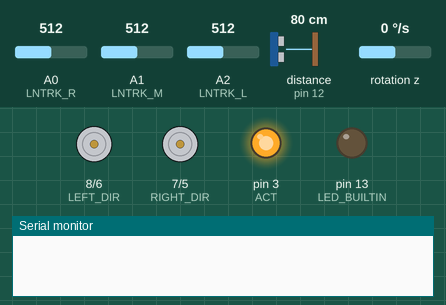
Recording of a sketch running on a simulated Arduino Uno, built with avr-gcc and run on an emulated ATmega328P. On the bench: direction and speed pins drawn as motors (green arrow = direction pin HIGH = forward, orange = LOW = backward, longer = more drive), output pins drawn as LEDs (lit = HIGH), the last lines printed to the serial monitor. The inputs (shaded band) are chosen by the test bench; at power-on: rotation z 0 °/s, distance to the obstacle (sensor on pin 12) 80 cm, A0 (LNTRK_R) = 512, A1 (LNTRK_M) = 512, A2 (LNTRK_L) = 512. The echo pulse lasts 58.3 µs per cm.

Above: at 3.3 s.
3.4 s: rotation z set to -192 °/s
At 6.8 s:
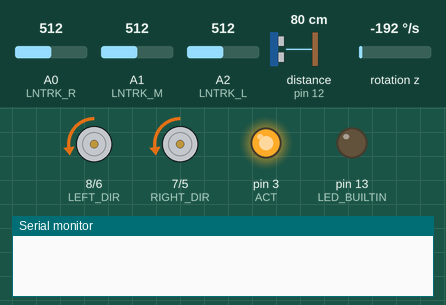
9.2 s: rotation z set to 100 °/s
At 9.8 s:
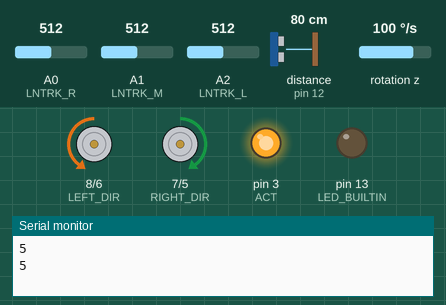
11.4 s: distance to the obstacle (sensor on pin 12) set to 31 cm
12.9 s: distance to the obstacle (sensor on pin 12) set to 26 cm
At 14.1 s:
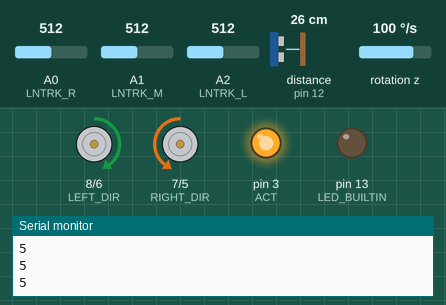
14.4 s: rotation z set to -45 °/s
20.2 s: rotation z set to -50 °/s
At 25.5 s:
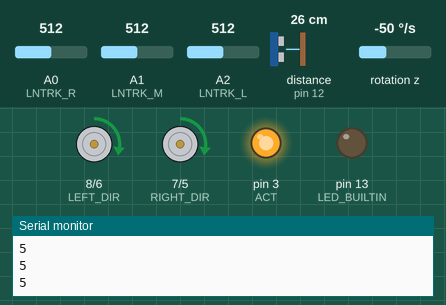
Timing chart, 0 to 27.0 s (numbered marks = the images above; inputs shaded):
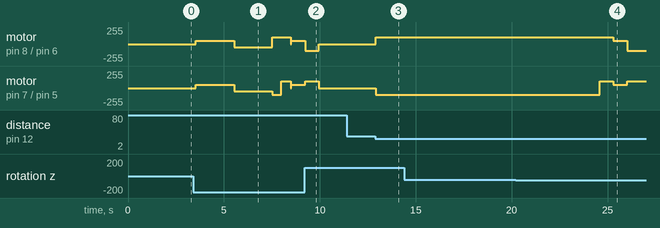

The sketch:

final.ino
```cpp
#include "bbi.hpp"

BBI bbi;
int rotate_increment;
bool turn_right;
int lines = 0;
int moveFwd_ms = 0;

void setup() {

  Serial.begin(9600);
  bbi.power(true); //Power on buqkarus.
  bbi.initMPU(); //Initalise gryoscope.

  rotate_increment = INC_ROT;
  turn_right = true;

  bbi.rotate(-180,COND_ONLINE);
  bbi.trackLine(2000);

  if (bbi.getLntrkMiddle() >= 40) {
      bbi.moveBlind(BASE_SPEED, 2000, BCK);
      bbi.rotate(90);
      bbi.moveBlind(BASE_SPEED,500,FWD);

  }
  bbi.initial_yaw = bbi.getYaw();
  moveFwd_ms = 1000;

}

void loop() {

  //Do not consider the same line bbi previously aligned.
  if (moveFwd_ms > 1000 && bbi.evalCondition(COND_ONLINE)) {
      bbi.adjust();
      bbi.halt();
      lines ++;
      moveFwd_ms = 0;
    }

  //If 4 lines are traversed, stop.
  if (lines == 4) {
    bbi.halt();
    while (1) {
      digitalWrite(LED_BUILTIN, HIGH);
      delay(300);
      digitalWrite(LED_BUILTIN, LOW);
      delay(300);
    }
  }

  Serial.println(bbi.xPos);
  //If object in front
  if (bbi.getSonicDist() < 30) {

    //While object in front.
    while (bbi.getSonicDist() < 30) {
      Serial.println(bbi.xPos);

      if (turn_right) {
        bbi.rotClockInc();
        bbi.moveInc(true);
        bbi.moveInc(true);
        bbi.xPos += 2;
      }

      else {
        bbi.rotAntiInc();
        bbi.moveInc(true);
        bbi.moveInc(true);
        bbi.xPos -= 2;
      }

      if (turn_right) bbi.rotAntiInc();
      else bbi.rotClockInc();

      //If out of bounds change directions.
      if (bbi.xPos >= WIDTH-1 || bbi.xPos <= 0) {
        Serial.println("SWITCHING DIRECTION");
        turn_right ^= 1;
      }

    }

    if (bbi.xPos < WIDTH/2) {
      turn_right = true;
    } else turn_right = false;

  }

  moveFwd_ms += bbi.moveIndef(COND_OBSTACLE, COND_ONLINE);

}
```

MPU6050_getdata.cpp
```cpp
#include <Wire.h>

/*
 * @Author: ELEGOO
 * @Date: 2019-10-22 11:59:09
 * @LastEditTime: 2020-06-19 11:57:50
 * @LastEditors: Changhua
 * @Description: conqueror robot tank
 * @FilePath:
 */

#include "I2Cdev.h"
#include "MPU6050.h"
#include "Wire.h"
#include "MPU6050_getdata.h"

#include <stdio.h>
#include <math.h>

MPU6050 accelgyro;
MPU6050_getdata MPU6050Getdata;

// static void MsTimer2_MPU6050getdata(void)
// {
//   sei();
//   int16_t ax, ay, az, gx, gy, gz;
//   accelgyro.getMotion6(&ax, &ay, &az, &gx, &gy, &gz); //读取六轴原始数值
//   float gyroz = -(gz - MPU6050Getdata.gzo) / 131 * 0.005f;
//   MPU6050Getdata.yaw += gyroz;
// }

bool MPU6050_getdata::MPU6050_dveInit(void) {
  Wire.begin();
  uint8_t chip_id = 0x00;
  uint8_t cout;
  do {
    chip_id = accelgyro.getDeviceID();

    delay(10);

    if (++cout > 10)
      return true;

  } while (chip_id == 0X00 || chip_id == 0XFF); //确保从机设备在线（强行等待 获取 ID ）
  accelgyro.initialize();
  // unsigned short times = 100; //采样次数
  // for (int i = 0; i < times; i++)
  // {
  //   gz = accelgyro.getRotationZ();
  //   gzo += gz;
  // }
  // gzo /= times; //计算陀螺仪偏移
  return false;
}
bool MPU6050_getdata::MPU6050_calibration(void)
{
  unsigned short times = 100; //采样次数
  for (int i = 0; i < times; i++)
  {
    gz = accelgyro.getRotationZ();
    gzo += gz;
  }
  gzo /= times; //计算陀螺仪偏移

  // gzo = accelgyro.getRotationZ();
  return false;
}
bool MPU6050_getdata::MPU6050_dveGetEulerAngles(float *Yaw)
{
  unsigned long now = millis();   //当前时间(ms)
  dt = (now - lastTime) / 1000.0; //微分时间(s)
  lastTime = now;                 //上一次采样时间(ms)
  gz = accelgyro.getRotationZ();
  float gyroz = -(gz - gzo) / 131.0 * dt; //z轴角速度
  if (fabs(gyroz) < 0.05) {
    gyroz = 0.00;
  }
  agz += gyroz; //z轴角速度积分
  *Yaw = agz;

  return false;
}
```

MPU6050_getdata.h
```cpp
 /*
 * @Author: ELEGOO
 * @Date: 2019-10-22 11:59:09
 * @LastEditTime: 2020-06-12 17:22:13
 * @LastEditors: Changhua
 * @Description: conqueror robot tank
 * @FilePath:
 */
#ifndef _MPU6050_getdata_H_
#define _MPU6050_getdata_H_
#include <Arduino.h>
class MPU6050_getdata
{
public:
  bool MPU6050_dveInit(void);
  bool MPU6050_calibration(void);
  bool MPU6050_dveGetEulerAngles(float *Yaw);

public:
  //int16_t ax, ay, az, gx, gy, gz;
  int16_t gz;
  //float pith, roll, yaw;
  unsigned long now, lastTime = 0;
  float dt;      //微分时间
  float agz = 0; //角度变量
  long gzo = 0;  //陀螺仪偏移量
};

extern MPU6050_getdata MPU6050Getdata;
#endif
```

bbi.cpp
```cpp
#include "bbi.hpp"
#include <IRremote.h>

HCSR04 hc(SONIC_TRIG, SONIC_ECHO);
IRrecv irrecv(IR_RECV_PIN);
decode_results results;

float BBI::getYaw() {
  float yaw = 0;
  mpu.MPU6050_dveGetEulerAngles(&yaw);
  return yaw;
}

void BBI::initMPU() {
  mpu.MPU6050_dveInit();
  delay(2500);
  mpu.MPU6050_calibration();
  delay(1000);
  initial_yaw = getYaw();
}


BBI::BBI() {
  pinMode(ACT, OUTPUT);


  pinMode(RIGHT_DIR, OUTPUT);
  pinMode(RIGHT_PWM, OUTPUT);

  pinMode(LEFT_DIR, OUTPUT);
  pinMode(LEFT_PWM, OUTPUT);
  pinMode(LNTRK_L, INPUT);
  pinMode(LNTRK_M, INPUT);
  pinMode(LNTRK_R, INPUT);

  pinMode(LED_BUILTIN, OUTPUT);

  irrecv.enableIRIn();

  isMovingFwd = false;
  looking = LOOKING_UP;
  xPos = WIDTH/2;
  y = 0;
};

bool BBI::IR_halt() {

  //   if (irrecv.decode(&results)) {
  //    Serial.println("IR code received. Halting BBI...");
  //    halt();
  //    irrecv.resume();
  //    return true;
  //  }

  return true;
}

int BBI::onLine() {
  //  Serial.println(getLntrkLeft());
  //  Serial.println(getLntrkMiddle());
  //  Serial.println(getLntrkRight());
  //  Serial.println("---------");

  return max(max(getLntrkLeft(), getLntrkMiddle()), getLntrkRight());
}

void BBI::moveBlind(int speed, int time, bool direction) {

  //Set both motors' direction to the specified direction.
  digitalWrite(LEFT_DIR , direction ? HIGH : LOW);
  digitalWrite(RIGHT_DIR, direction ? HIGH : LOW);

  //Apply the PWM
  analogWrite(LEFT_PWM , speed);
  analogWrite(RIGHT_PWM, speed);

  delay(time);

  halt();
}


float BBI::speedTest(int speed) {
  //Distance in cm. Għalissa għamlu jimxi dritt indefinetly.

  float yaw_initial = getYaw();

  //Check if BBI is on line
  //  Serial.println("Place on starting line");

  while (!onLine() > 100);

  //  Serial.println("Initial move");
  moveBlind(75, 400, FWD);

  //  Serial.println("Starting");
  //Move straight indefinetly until new line is reached
  float start_time = millis();

  while (!onLine() > 100) { //Imbagħad inbiddluwa while distance is not reached. Tagħtix kas għalissa.

    float yaw_difference = getYaw() - yaw_initial;
    float left_offset  = 0;
    float right_offset = 0;
    const int KP = 10;
    const int MAX_OFFSET = 50;

    /*Uża il-yaw difference biex tikkalulah*/
    if (yaw_difference > 0) {
      left_offset = constrain(yaw_difference * KP, 0, MAX_OFFSET);
    }
    else {
      right_offset = constrain(-yaw_difference * KP, 0, MAX_OFFSET);
    }

    /*Jekk ir-robot irid jikser għax-xellug, left_offset irid ikun > 0, u right_offset irid ikun 0.
      Jekk ir-robot irid jikser għal-lemin, right_offset irid ikun > 0, u left_offset irid ikun 0.
      Aktar ma jkun għoli l-offset, aktar mhi ha tkun sharp il-kisra.
      The bigger the yaw difference, the bigger the offset.
      Meta il-yaw difference tkun 0, left_offset u right_offset it-tnejn ikunu 0.*/

    //    Serial.print("Offset: "); Serial.println(yaw_difference>0?left_offset:-right_offset);

    left_offset += 0.15 * BASE_SPEED; //Hemm bias lejn il-lemin.
    moveMotors(BASE_SPEED - left_offset, BASE_SPEED - right_offset);

  }

  halt();
  return millis() - start_time;


}

void BBI::power(bool state) {
  digitalWrite(ACT, HIGH);
};

void BBI::moveMotors(int leftSpeed, int rightSpeed, bool direction) {

  //Set both motors' direction to the specified direction.
  digitalWrite(LEFT_DIR, direction ? HIGH : LOW);
  digitalWrite(RIGHT_DIR, direction ? HIGH : LOW);

  //Apply the PWM
  analogWrite(LEFT_PWM, leftSpeed);
  analogWrite(RIGHT_PWM, rightSpeed);
}

bool BBI::evalCondition(condition_type condition) {
  switch (condition) {

    case COND_ONLINE: return onLine() > 150;

    case COND_IS_ALIGNED: return isAlignedOnLine();

    case COND_OBSTACLE: return getSonicDist() < 15;

    case COND_ONLINE_LEFT: return getLntrkLeft() > 80;

    case COND_ONLINE_RIGHT: return getLntrkRight() > 120;

    default: return false;
  }

}

void BBI::trackLine(float t) {
  float start_time = millis();
    while (millis() < start_time + t) {

     if (getLntrkMiddle() >= 40) {
        moveMotors(BASE_SPEED, BASE_SPEED, FWD);

      } else if (getLntrkRight() > 100) {
        halt();
        rotate(1);

    } else if (getLntrkLeft() > 100) {
        halt();
        rotate(-1);
    } else {
      halt();
    }
  }

  halt();
}

int BBI::moveIndef(condition_type cond1, condition_type cond2) {
  int start_time = millis();

  while (!evalCondition(cond2)) {
    if (millis()%150 == 0 && evalCondition(cond1)) {
      break;
    }

    moveMotors(BASE_SPEED, BASE_SPEED+10);
  }


  halt();
  return millis() - start_time;

}

bool BBI::moveFwd(float distance, condition_type condition, bool avoid) {

  //Distance in cm. Għalissa għamlu jimxi dritt indefinetly.

  float current_yaw = getYaw();
  float start_time = millis();
  float time_to_travel = distance * BASE_SPEED_MS;

  //  Serial.println(time_to_travel);

  while (millis() - start_time < time_to_travel && !evalCondition(condition)) {

    float yaw_difference = getYaw() - (avoid ? current_yaw : initial_yaw);
    float left_offset  = 0;
    float right_offset = 0;
    const int KP = 10;
    const int MAX_OFFSET = 50;

    /*Uża il-yaw difference biex tikkalulah*/
    if (yaw_difference > 0) {
      left_offset = constrain(yaw_difference * KP, 0, MAX_OFFSET);
    }
    else {
      right_offset = constrain(-yaw_difference * KP, 0, MAX_OFFSET);
    }

    /*Jekk ir-robot irid jikser għax-xellug, left_offset irid ikun > 0, u right_offset irid ikun 0.
      Jekk ir-robot irid jikser għal-lemin, right_offset irid ikun > 0, u left_offset irid ikun 0.
      Aktar ma jkun għoli l-offset, aktar mhi ha tkun sharp il-kisra.
      The bigger the yaw difference, the bigger the offset.
      Meta il-yaw difference tkun 0, left_offset u right_offset it-tnejn ikunu 0.*/

    if (avoid) {
      moveMotors(BASE_SPEED, BASE_SPEED);
    }
    else {
      moveMotors(BASE_SPEED, BASE_SPEED);
    }

  }

  //  Serial.println("Halting because of condition");
  halt();
  return true;

}

int BBI::rotate(int angle, condition_type condition) {

  //Angle in degrees

  angle = round(angle);
  int yaw_initial = round(getYaw());

  int rotate_pwm = ROT_SPEED; //Make sure the speed is slow enough such that the yaw updates correctly.

  while (round(getYaw()) != yaw_initial + angle && !evalCondition(condition)) {

    //In order for the robot to rotate on itself. The left and right must be reversed.

    digitalWrite(LEFT_DIR, angle > 0 ? HIGH : LOW);
    digitalWrite(RIGHT_DIR, angle > 0 ? LOW : HIGH);

    //    Serial.println(getYaw());
    //Rotate bbi.
    analogWrite(LEFT_PWM, rotate_pwm);
    analogWrite(RIGHT_PWM, rotate_pwm);
  }

  //Once the angle has been set stop rotating.
  halt();
  return round(getYaw()) - (yaw_initial + angle);
}

void BBI::halt() {
  analogWrite(LEFT_PWM, 0);
  analogWrite(RIGHT_PWM, 0);
}

void BBI::adjust() {

  int left   = getLntrkLeft();
  int middle = getLntrkMiddle();
  int right  = getLntrkRight();

  moveInc(false);

  rotate(360, COND_ONLINE);
  rotate(-70);


}

bool BBI::isAlignedOnLine() {
  int left = getLntrkLeft();
  int right = getLntrkRight();

  return left > THRESH && right > THRESH;
}

bool BBI::rotClockInc(condition_type condition) {
  looking = (looking + 1) % 4;
  return rotate(INC_ROT, condition);
}
bool BBI::rotAntiInc(condition_type condition) {
  looking = (looking - 1) % 4;
  return rotate(-INC_ROT, condition);
}
bool BBI::moveInc(bool avoid, condition_type condition) {

  switch (looking) {
    case LOOKING_UP:    y++; break;
    case LOOKING_RIGHT: x++; break;
    case LOOKING_LEFT:  x--; break;
    case LOOKING_DOWN:  y--; break;
  }
  //  Serial.print('<'); Serial.print(looking); Serial.print('>');
  //  Serial.print(": ");Serial.print(x);
  return moveFwd(INC, condition, avoid);
}

bool BBI::addObject() {

  switch (looking) {
    case LOOKING_UP:    grid[y + 1][x] = 1; break;
    case LOOKING_RIGHT: grid[y][x + 1] = 1; break;
    case LOOKING_LEFT:  grid[y][x - 1] = 1; break;
    case LOOKING_DOWN:  grid[y - 1][x] = 1; break;
  }

}


void BBI::getPath() {


}


int BBI::getLntrkLeft() {
  return analogRead(LNTRK_L);
}
int BBI::getLntrkMiddle() {
  return analogRead(LNTRK_M);
}
int BBI::getLntrkRight() {
  return analogRead(LNTRK_R);
}

int BBI::getSonicDist() {
//  Serial.print(hc.dist());
  if (hc.dist() <= 3) {
//    Serial.println('!');
    return 1000;
  }
//  Serial.println(' ');
  return hc.dist();
}


//
//void moveStraight(bool direction, uint8_t directionRecord, uint8_t speed, uint8_t Kp, uint8_t UpperLimit) {
//  float Yaw = 0;
//  float yaw_So = 0;
//  uint8_t en = 110;
//  unsigned long is_time;
//
//  if (en != directionRecord || millis() - is_time > 10) {
//    AppMPU6050getdata.MPU6050_dveGetEulerAngles(&Yaw);
//    is_time = millis();
//  }
//
//   if(en != directionRecord ) {
//    en = directionRecord;
//    yaw_So = Yaw;
//   }
//
//  int R = (Yaw - yaw_So) * Kp + speed;
//  if (R > UpperLimit) R = UpperLimit;
//  else if (R < 10)    R = 10;
//
//
//  int L = (yaw_So - Yaw) * Kp + speed;
//  if (L > UpperLimit) L = UpperLimit;
//  else if (L < 10)    L = 10;
//
//
//  if (direction == true) {
//    AppMotor.DeviceDriverSet_Motor_control(direction_just, R, direction_just, L, control_enable);
//  } else if (direction == false){
//    AppMotor.DeviceDriverSet_Motor_control(direction_back, L,direction_back, R,control_enable);
//  }
//}
```

bbi.hpp
```cpp
#pragma once

#include "MPU6050_getdata.h"
#include <HCSR04.h>

#include <arduino.h>

#define ACT 3 //Activate Movement

#define LEFT_PWM 6 //Left Motor Speed
#define LEFT_DIR 8 //Left Motor Direction

#define RIGHT_PWM 5 //Right Motor Speed
#define RIGHT_DIR 7 //Right Motor Direction

#define SONIC_TRIG 13 //UltraSonic Sensor
#define SONIC_ECHO 12 //UltraSonic Sensor

#define IR_RECV_PIN 9 //Infrared Remote

#define LNTRK_L A2 //Line Tracking Module Left Sensor
#define LNTRK_M A1 //Line Tracking Module Middle Sensor
#define LNTRK_R A0 //Line Tracking Module Right Sensor

#define BASE_SPEED 50 //Ir-robot nagħmluh jitħarrek bi PWM ta 75 dejjem. Biex ikun inqas ikkumplikat.
#define BASE_SPEED_MS 9038

//#define BASE_SPEED 75
//#define BASE_SPEED_MS 5711

#define ROT_SPEED 100

#define INC 0.08
#define INC_ROT 83
#define FWD 1
#define BCK 0

#define THRESH 100

#define WIDTH 10
#define HEIGHT 24
#define MAX_PATH_LEN 200


enum condition_type {COND_NONE, COND_ONLINE, COND_IS_ALIGNED, COND_OBSTACLE, COND_ONLINE_LEFT, COND_ONLINE_RIGHT};
enum looking_type {LOOKING_UP, LOOKING_RIGHT, LOOKING_DOWN, LOOKING_LEFT};

class BBI {
  public:
    BBI();
    void initMPU();

    void power(bool state);
    void halt();

    void adjust();
    void getPath();

    void trackLine(float t);


    bool moveInc(bool avoid, condition_type condition=COND_NONE);
    bool rotClockInc(condition_type condition=COND_NONE);
    bool rotAntiInc(condition_type condition=COND_NONE);

    bool moveFwd(float distance, condition_type condition=COND_NONE, bool avoid=false);
    void moveMotors(int leftSpeed, int rightSpeed, bool direction=true);
    void moveBlind(int speed, int time, bool direction);
    int moveIndef(condition_type cond1, condition_type cond2);

    bool evalCondition(condition_type condition=COND_NONE);

    bool addObject();
    float initial_yaw;

    bool isMovingFwd;

    bool isAlignedOnLine();
    int rotate(int angle, condition_type condition=COND_NONE);

    float speedTest(int speed);
    int onLine();


    float rl(float init_yaw);
    int getLntrkLeft();
    int getLntrkMiddle();
    int getLntrkRight();

    int getSonicDist();

    float getYaw();

    MPU6050_getdata mpu;
    bool IR_halt();

    int x;
    int y;

    int xPos;
    int yPos;
    looking_type looking;

    float angle;   //Relative to starting orientation.
    uint8_t grid[HEIGHT][WIDTH];


  private:


};
```

Measured:
- the behaviour switches between 30 and 29 cm on distance to the obstacle (sensor on pin 12) (found by bisection; images 2 and 3)
- the behaviour switches between -49 and -50 °/s on rotation z (found by bisection; images 3 and 4)
- after the input at 12.9 s, motor on pin 8 (LEFT_DIR) / pin 6 (LEFT_PWM): stopped → forward 100/255 at once; motor on pin 7 (RIGHT_DIR) / pin 5 (RIGHT_PWM): stopped → backward 100/255 at once
- after the input at 14.4 s, every drawn part: stays the same
- after the input at 20.2 s, motor on pin 8 (LEFT_DIR) / pin 6 (LEFT_PWM): forward 100/255 → forward 50/255 after 5.1 s, → backward 100/255 0.72 s later; motor on pin 7 (RIGHT_DIR) / pin 5 (RIGHT_PWM): backward 100/255 → forward 100/255 after 4.4 s, → forward 50/255 0.72 s later, → forward 100/255 0.72 s later
